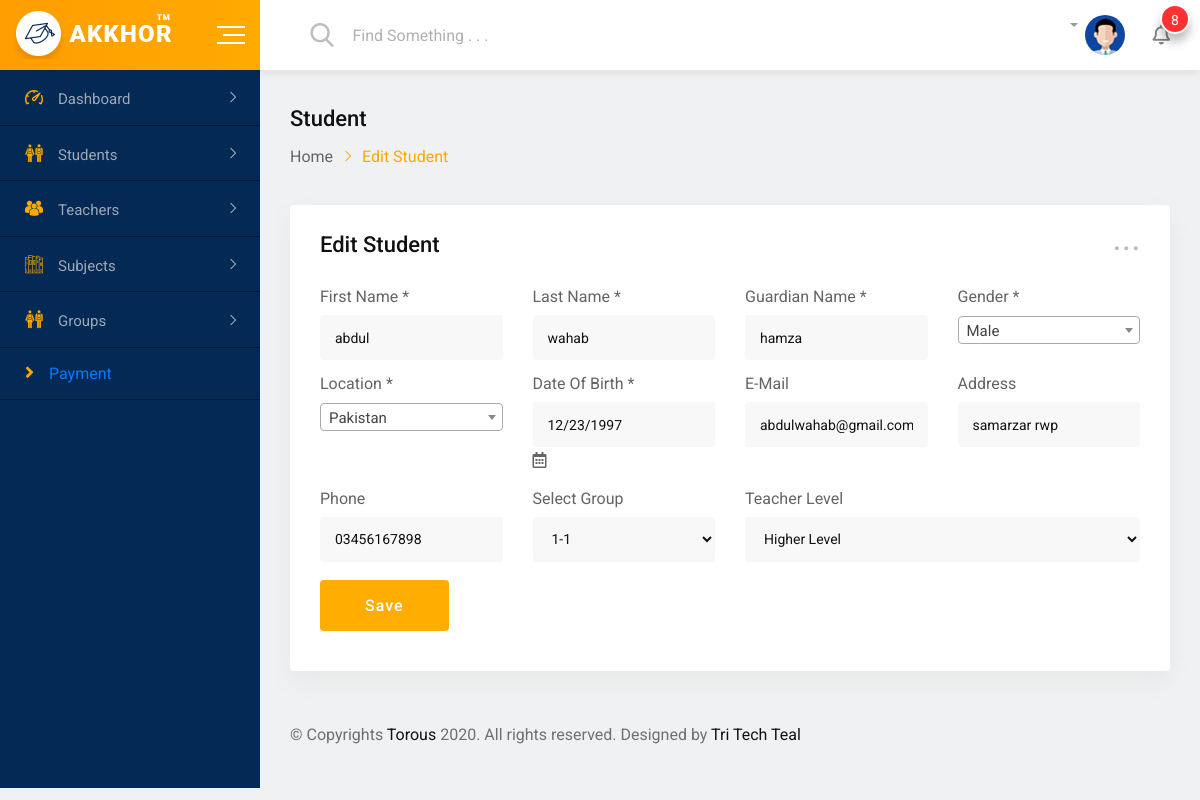
The page /admin/editstudent/70 on the database its author committed.
### tables this page shows
CREATE TABLE `student` (
  `id` int(11) NOT NULL,
  `fname` varchar(255) NOT NULL,
  `lname` varchar(255) NOT NULL,
  `class` varchar(255) NOT NULL,
  `gender` varchar(255) NOT NULL,
  `location` varchar(255) NOT NULL,
  `guardian_name` varchar(255) NOT NULL,
  `address` varchar(255) NOT NULL,
  `dob` varchar(255) NOT NULL,
  `phone` varchar(255) NOT NULL,
  `email` varchar(255) NOT NULL,
  `password` varchar(255) NOT NULL,
  `call_type` varchar(255) NOT NULL,
  `teacher_level` varchar(255) NOT NULL,
  `profile_img` varchar(255) NOT NULL,
  `status` tinyint(4) NOT NULL DEFAULT 0,
  `token` varchar(255) NOT NULL,
  `token_expire` timestamp NOT NULL DEFAULT current_timestamp() ON UPDATE current_timestamp()
);

### application/controllers/Admin.php (called while the page is built, shortened)
<?php
    class Admin extends CI_Controller{
        public function editstudent($id){
                $data['student']=$this->student_model->viewStudent($id,'student');
                $this->load->view('admintemplates/header');
                $this->load->view('admin/editstudent',$data);
                $this->load->view('admintemplates/footer');
        }
    }

### index.php (called while the page is built, shortened)
<?php
require_once BASEPATH.'core/CodeIgniter.php';

### application/models/Student_model.php (called while the page is built, shortened)
<?php
    class Student_model extends CI_Model{
            public function viewStudent($id,$table){
                $query=$this->db->get_where($table,array('id'=>$id));
                return $query->row_array();
            }
    }

### application/views/admin/editstudent.php (the view, shortened to what this page needs)
<div class="dashboard-page-one">
    <div class="dashboard-content-one">
        <div class="breadcrumbs-area">
            <h3>Student</h3>
            <ul>
                <li>
                    <a href="index.html">Home</a>
                </li>
                <li>Edit Student</li>
            </ul>
        </div>
        <div class="card height-auto">
            <div class="card-body">
                <div class="heading-layout1">
                    <div class="item-title">
                        <h3>Edit Student</h3>
                    </div>
                   <div class="dropdown">
                        <a class="dropdown-toggle" href="#" role="button"
                        data-toggle="dropdown" aria-expanded="false">...</a>
                    </div>
                </div>
               <?php echo form_open('admin/updatestudent')?>
                    <div class="row">
                        <div class="col-xl-3 col-lg-6 col-12 form-group">
                            <label>First Name *</label>
                            <input type="text" placeholder="" value="<?= $student['fname']?>" name="fname" class="form-control">
                        </div>
                        <div class="col-xl-3 col-lg-6 col-12 form-group">
                            <label>Last Name *</label>
                            <input type="text" placeholder=""  value="<?= $student['lname']?>" name="lname" class="form-control">
                        </div>
                        <div class="col-xl-3 col-lg-6 col-12 form-group">
                            <label>Guardian Name *</label>
                            <input type="text" placeholder=""  value="<?= $student['guardian_name']?>" name="guardian_name"  class="form-control">
                        </div>
                        <div class="col-xl-3 col-lg-6 col-12 form-group">
                            <label>Gender *</label>
                        </div>
                        <div class="col-xl-3 col-lg-6 col-12 form-group">
                            <label>Location *</label>
                        </div>
                        <div class="col-xl-3 col-lg-6 col-12 form-group">
                            <label>Date Of Birth *</label>
                            <input type="text" value="<?= $student['dob']?>" name="date"  class="form-control air-datepicker">
                            <i class="far fa-calendar-alt"></i>
                        </div>
                        <div class="col-xl-3 col-lg-6 col-12 form-group">
                            <label>E-Mail</label>
                            <input type="email" placeholder="" value="<?= $student['email']?>" name="email" class="form-control">
                        </div>
                        <div class="col-xl-3 col-lg-6 col-12 form-group">
                            <label>Address</label>
                            <input type="text" placeholder="" value="<?= $student['address']?>" name="address" class="form-control">
                        </div>
                        <div class="col-xl-3 col-lg-6 col-12 form-group">
                            <label>Phone</label>
                            <input type="text" placeholder="" value="<?= $student['phone']?>" name="phone" class="form-control">
                        </div>
                        <div class="col-xl-3 col-lg-6 col-12 form-group">
                        <label>Select Group</label>
<select class="form-control" name="group">
   <option value="1-1" <?php if($student['call_type']=='1-1'){ echo 'selected';}?>>1-1</option>
</select>
                        </div>
                        <div class="col-lg-6 col-12 form-group">
                        <label>Teacher Level</label>
<select class="form-control" name="teacher_level">
<option value="higherlevel" <?php if($student['teacher_level']=='higherlevel'){ echo 'selected';}?>>Higher Level</option>
</select>
                        </div>
                        <div class="col-12 form-group mg-t-8">
                            <input type="submit" value="Save" class="btn-fill-lg btn-gradient-yellow btn-hover-bluedark">
                        </div>
                    </div>
                </form>
            </div>
        </div>

### adminassets/css/main.css (style rules this page uses)
html { color: #222; font-size: 1em; line-height: 1.4; }

### rows shown on the page
student: fname "abdul", lname "wahab", guardian_name "hamza", date "12/23/1997", email "abdulwahab@gmail.com", address "samarzar rwp", phone "03456167898", group "1-1", teacher_level "Higher Level"
